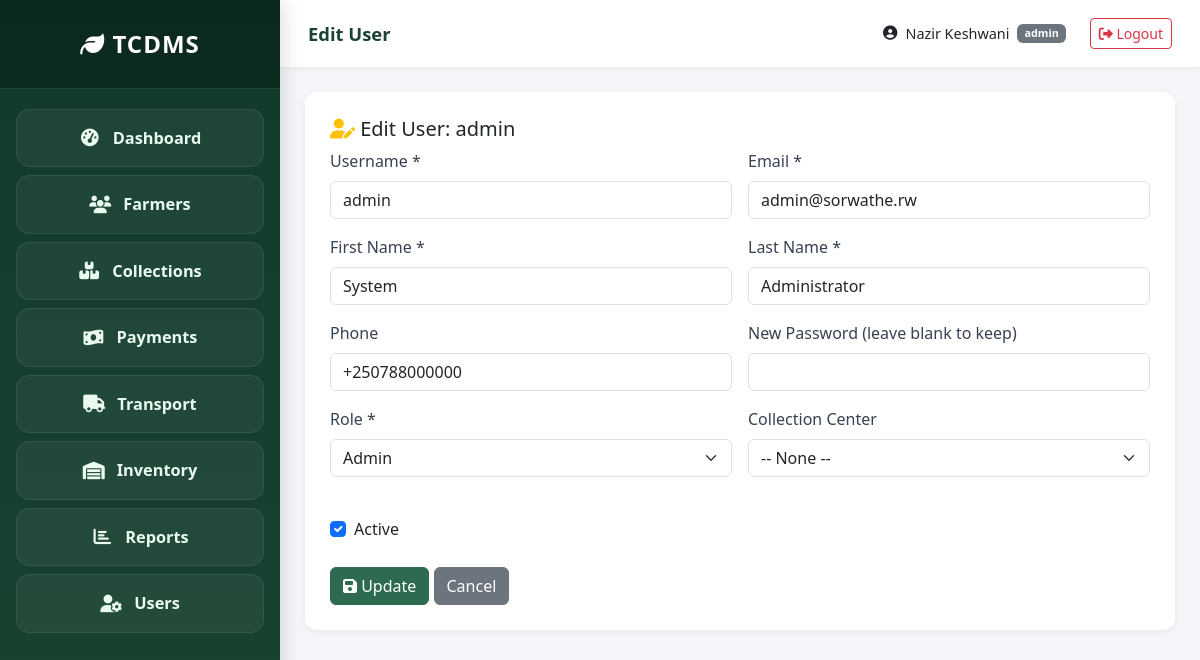
The page /modules/users/edit.php?id=3 (signed in) on the database its author committed.
### tables this page shows
CREATE TABLE `users` (
  `id` int(11) NOT NULL,
  `username` varchar(50) NOT NULL,
  `email` varchar(100) NOT NULL,
  `password_hash` varchar(255) NOT NULL,
  `first_name` varchar(100) NOT NULL,
  `last_name` varchar(100) NOT NULL,
  `phone` varchar(20) DEFAULT NULL,
  `role` enum('admin','manager','collector','accountant','transport_officer','storekeeper') NOT NULL,
  `collection_center_id` int(11) DEFAULT NULL,
  `is_active` tinyint(1) DEFAULT 1,
  `last_login` datetime DEFAULT NULL,
  `created_at` timestamp NOT NULL DEFAULT current_timestamp(),
  `updated_at` timestamp NOT NULL DEFAULT current_timestamp() ON UPDATE current_timestamp()
);

### config/database.php (called while the page is built, shortened)
<?php
function getDBConnection() {
    static $pdo = null;
    if ($pdo === null) {
        $dsn = 'mysql:host=' . DB_HOST . ';dbname=' . DB_NAME . ';charset=' . DB_CHARSET;
        $options = [
            PDO::ATTR_ERRMODE            => PDO::ERRMODE_EXCEPTION,
            PDO::ATTR_DEFAULT_FETCH_MODE => PDO::FETCH_ASSOC,
            PDO::ATTR_EMULATE_PREPARES   => false,
        ];
        try {
            $pdo = new PDO($dsn, DB_USER, DB_PASS, $options);
        } catch (PDOException $e) {
            error_log('DB Error: ' . $e->getMessage());
            die('Database connection failed. Check XAMPP MySQL service.');
        }
    }
    return $pdo;
}
function dbQuery($sql, $params = []) {
    $stmt = getDBConnection()->prepare($sql);
    $stmt->execute($params);
    return $stmt;
}
function dbFetchOne($sql, $params = []) { return dbQuery($sql, $params)->fetch(); }

### modules/users/edit.php (the view, shortened to what this page needs)
<?php
require_once __DIR__ . '/../../includes/header.php';
require_once __DIR__ . '/../../includes/sidebar.php';
$id = (int)($_GET['id'] ?? 0);
$u = dbFetchOne("SELECT * FROM users WHERE id = :id", [':id' => $id]);
?>
<div class="form-section">
  <h5><i class="fas fa-user-edit text-warning"></i> Edit User: <?= htmlspecialchars($u['username']) ?></h5>
  <form method="POST">
    <div class="row g-3">
      <div class="col-md-6"><label class="form-label">Username *</label>
        <input type="text" name="username" class="form-control" value="<?= htmlspecialchars($u['username']) ?>" required></div>
      <div class="col-md-6"><label class="form-label">Email *</label>
        <input type="email" name="email" class="form-control" value="<?= htmlspecialchars($u['email']) ?>" required></div>
      <div class="col-md-6"><label class="form-label">First Name *</label>
        <input type="text" name="first_name" class="form-control" value="<?= htmlspecialchars($u['first_name']) ?>" required></div>
      <div class="col-md-6"><label class="form-label">Last Name *</label>
        <input type="text" name="last_name" class="form-control" value="<?= htmlspecialchars($u['last_name']) ?>" required></div>
      <div class="col-md-6"><label class="form-label">Phone</label>
        <input type="text" name="phone" class="form-control" value="<?= htmlspecialchars($u['phone']) ?>"></div>
      <div class="col-md-6"><label class="form-label">New Password (leave blank to keep)</label>
        <input type="password" name="password" class="form-control"></div>
      <div class="col-md-6"><label class="form-label">Role *</label>
        <select name="role" class="form-select" required>
          <?php foreach (['admin','manager','collector','accountant','transport_officer','storekeeper'] as $r): ?>
            <option value="<?= $r ?>" <?= $r==$u['role']?'selected':'' ?>><?= ucwords(str_replace('_',' ',$r)) ?></option>
          <?php endforeach; ?>
        </select></div>
      <div class="col-md-6"><label class="form-label">Collection Center</label>
        <select name="collection_center_id" class="form-select">
          <option value="">-- None --</option>
        </select></div>
      <div class="col-md-6"><div class="form-check mt-4">
        <input class="form-check-input" type="checkbox" name="is_active" id="is_active" <?= $u['is_active']?'checked':'' ?>>
        <label class="form-check-label" for="is_active">Active</label>
      </div></div>
    </div>
    <div class="mt-4">
      <button class="btn btn-success"><i class="fas fa-save"></i> Update</button>
      <a href="index.php" class="btn btn-secondary">Cancel</a>
    </div>
  </form>
</div>
<?php require_once __DIR__ . '/../../includes/footer.php'; ?>

### assets/css/style.css (style rules this page uses)
* { box-sizing: border-box; }
body { font-family: 'Segoe UI', Tahoma, sans-serif; background: #f4f6f9; margin: 0; }
.btn-success { background: #2d6a4f; border-color: #2d6a4f; }
.form-section { background: #fff; border-radius: 12px; padding: 25px; box-shadow: 0 2px 8px rgba(0,0,0,.06); }
.form-label { font-weight: 500; color: #374151; }

### rows shown on the page
users: username "admin", email "admin@sorwathe.rw", first_name "System", last_name "Administrator", phone "+250788000000", role "Admin", is_active "☑"

### other values the page prints
SITE_SHORT_NAME "TCDMS"
$pageTitle "Edit User"
$user['first_name'] . ' ' . $user['last_name'] "Nazir Keshwani"
$user['role'] "admin"
